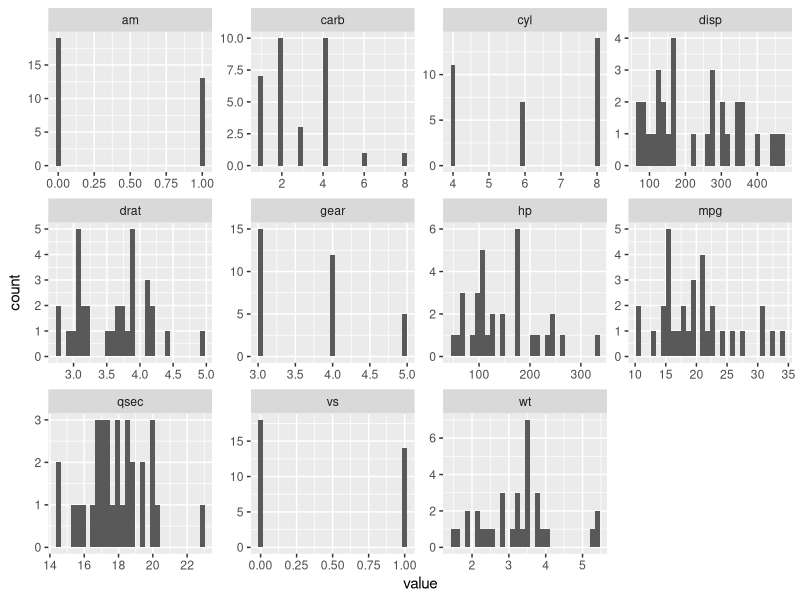
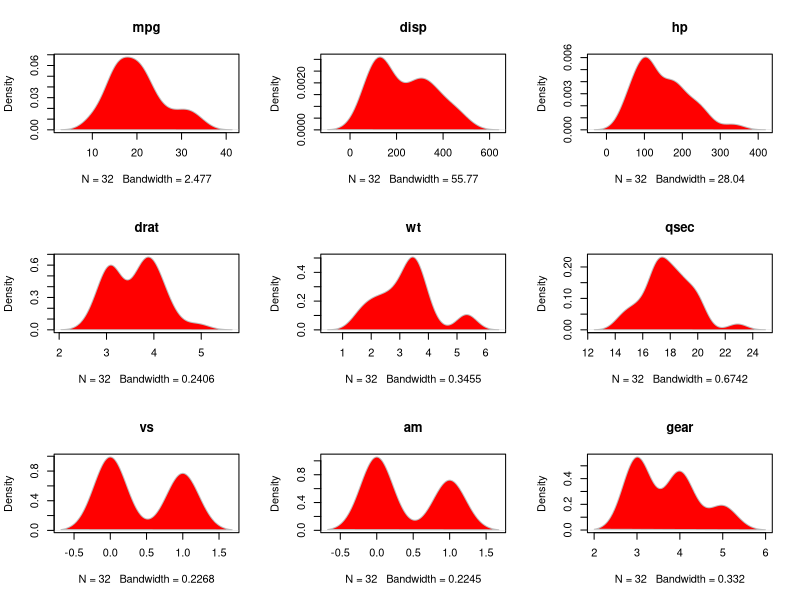
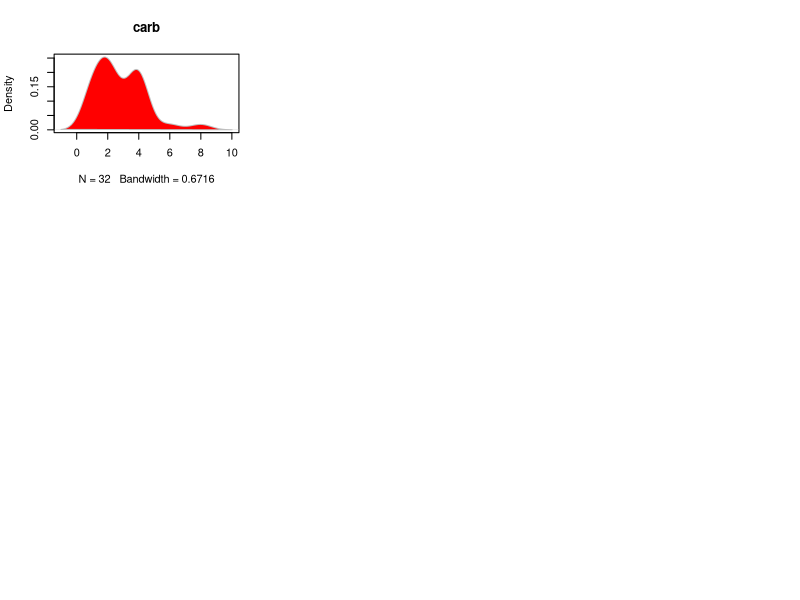
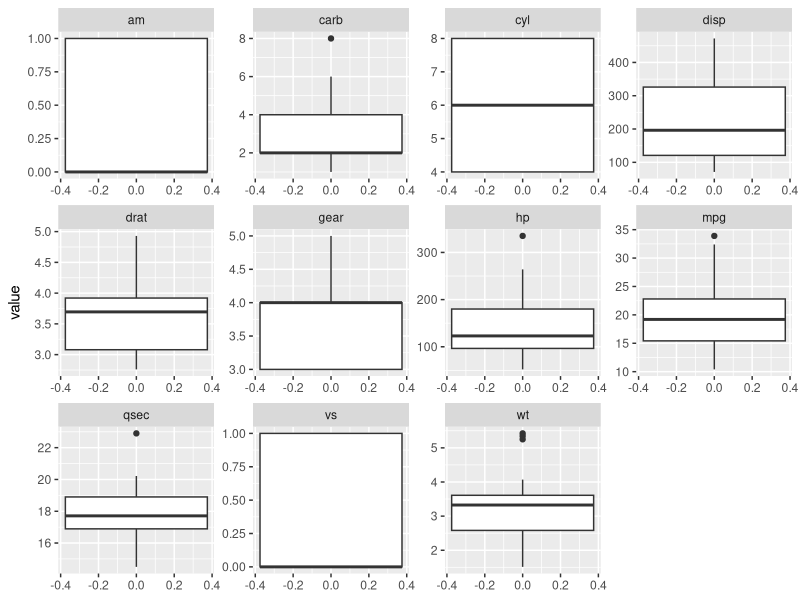

Write R code to recreate these figures, in order.

# 1. Histogram for all variables in a dataset mtcars. Write a program to create histograms for all columns.

head(mtcars)
str(mtcars)

library(purrr)
library(tidyr)
library(ggplot2)

mtcars %>%
  keep(is.numeric) %>%
  gather() %>%
  ggplot(aes(value)) +
  facet_wrap( ~ key, scales = "free") +
  geom_histogram()


# 2. Check the probability distribution of all variables in mtcars

str(mtcars)
par(mfrow=c(3, 3))
colnames <- dimnames(mtcars)[[2]]
for (i in c(1, 3:11)) {
  d <- density(mtcars[,i])
  plot(d, type="n", main=colnames[i])
  polygon(d, col="red", border="gray")
}


# 3. Write a program to create boxplot for all variables.

mtcars %>%
  keep(is.numeric) %>%
  gather() %>%
  ggplot(aes(, y = value)) +
  facet_wrap( ~ key, scales = "free") +
  geom_boxplot()

